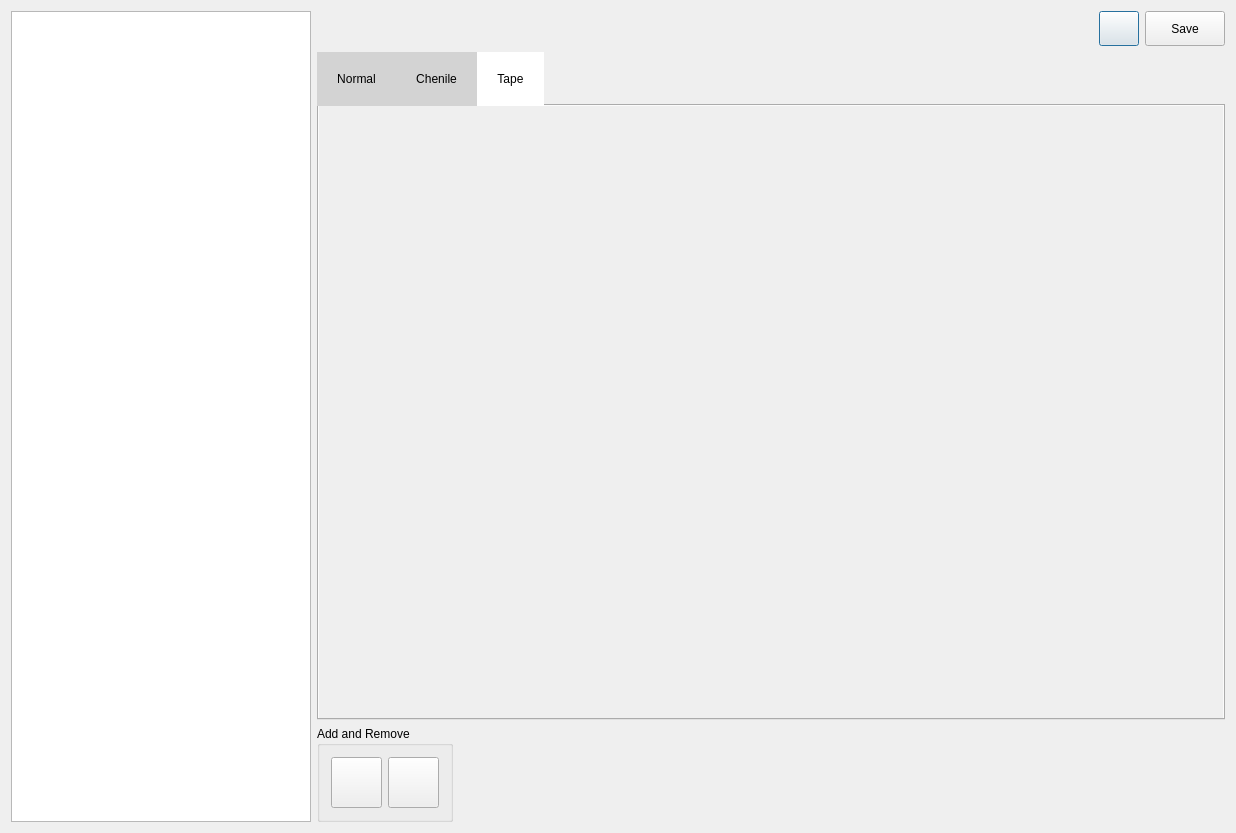
<?xml version="1.0" encoding="UTF-8"?>
<ui version="4.0">
 <class>CCTableDialog</class>
 <widget class="QDialog" name="CCTableDialog">
  <property name="geometry">
   <rect>
    <x>0</x>
    <y>0</y>
    <width>1236</width>
    <height>833</height>
   </rect>
  </property>
  <property name="windowTitle">
   <string>CCTableDialog</string>
  </property>
  <property name="windowIcon">
   <iconset>
    <normaloff>Resources/cctable.png</normaloff>Resources/cctable.png</iconset>
  </property>
  <layout class="QGridLayout" name="gridLayout">
   <item row="0" column="0">
    <widget class="CCTableView" name="tWCCTableView">
     <property name="minimumSize">
      <size>
       <width>300</width>
       <height>0</height>
      </size>
     </property>
     <property name="maximumSize">
      <size>
       <width>300</width>
       <height>16777215</height>
      </size>
     </property>
    </widget>
   </item>
   <item row="0" column="1">
    <layout class="QGridLayout" name="gridLayout_10">
     <item row="0" column="0">
      <layout class="QGridLayout" name="gridLayout_9">
       <item row="0" column="0">
        <spacer name="horizontalSpacer_3">
         <property name="orientation">
          <enum>Qt::Horizontal</enum>
         </property>
         <property name="sizeHint" stdset="0">
          <size>
           <width>438</width>
           <height>20</height>
          </size>
         </property>
        </spacer>
       </item>
       <item row="0" column="1">
        <widget class="QPushButton" name="pBInit">
         <property name="minimumSize">
          <size>
           <width>35</width>
           <height>35</height>
          </size>
         </property>
         <property name="toolTip">
          <string>Initialize cc dialog</string>
         </property>
         <property name="text">
          <string/>
         </property>
         <property name="icon">
          <iconset resource="MyEditorEBD.qrc">
           <normaloff>:/MyEditorEBD/Resources/btn_refresh.png</normaloff>:/MyEditorEBD/Resources/btn_refresh.png</iconset>
         </property>
         <property name="iconSize">
          <size>
           <width>32</width>
           <height>32</height>
          </size>
         </property>
        </widget>
       </item>
       <item row="0" column="2">
        <widget class="QPushButton" name="pBSave">
         <property name="minimumSize">
          <size>
           <width>35</width>
           <height>35</height>
          </size>
         </property>
         <property name="text">
          <string>Save</string>
         </property>
        </widget>
       </item>
      </layout>
     </item>
     <item row="1" column="0">
      <widget class="QTabWidget" name="tabWidgets">
       <property name="cursor">
        <cursorShape>ArrowCursor</cursorShape>
       </property>
       <property name="styleSheet">
        <string notr="true">/* Style the tab using the tab sub-control. Note that
    it reads QTabBar _not_ QTabWidget */
QTabBar::tab { 
  background: lightgray;
  color: black;
    padding: 20px;
}
QTabBar::tab:selected {
  background: white;
 }</string>
       </property>
       <property name="currentIndex">
        <number>2</number>
       </property>
       <widget class="QWidget" name="tabNormal">
        <attribute name="title">
         <string>Normal</string>
        </attribute>
        <layout class="QGridLayout" name="gridLayout_8">
         <property name="leftMargin">
          <number>0</number>
         </property>
         <property name="topMargin">
          <number>0</number>
         </property>
         <property name="rightMargin">
          <number>0</number>
         </property>
         <property name="bottomMargin">
          <number>0</number>
         </property>
         <item row="0" column="0">
          <widget class="NormalWidget" name="wDNormal" native="true">
           <property name="autoFillBackground">
            <bool>true</bool>
           </property>
          </widget>
         </item>
        </layout>
       </widget>
       <widget class="QWidget" name="tabChenile">
        <attribute name="title">
         <string>Chenile</string>
        </attribute>
        <layout class="QGridLayout" name="gridLayout_5">
         <property name="leftMargin">
          <number>0</number>
         </property>
         <property name="topMargin">
          <number>0</number>
         </property>
         <property name="rightMargin">
          <number>0</number>
         </property>
         <property name="bottomMargin">
          <number>0</number>
         </property>
         <item row="0" column="0">
          <widget class="ChenileWidget" name="wDChenile" native="true">
           <property name="autoFillBackground">
            <bool>true</bool>
           </property>
          </widget>
         </item>
        </layout>
       </widget>
       <widget class="QWidget" name="tabTape">
        <attribute name="title">
         <string>Tape</string>
        </attribute>
        <layout class="QGridLayout" name="gridLayout_6">
         <property name="leftMargin">
          <number>0</number>
         </property>
         <property name="topMargin">
          <number>0</number>
         </property>
         <property name="rightMargin">
          <number>0</number>
         </property>
         <property name="bottomMargin">
          <number>0</number>
         </property>
         <item row="0" column="0">
          <widget class="TapeWidget" name="wDTape" native="true">
           <property name="autoFillBackground">
            <bool>true</bool>
           </property>
          </widget>
         </item>
        </layout>
       </widget>
      </widget>
     </item>
     <item row="2" column="0">
      <layout class="QGridLayout" name="gridLayout_7">
       <item row="0" column="1">
        <spacer name="horizontalSpacer_2">
         <property name="orientation">
          <enum>Qt::Horizontal</enum>
         </property>
         <property name="sizeHint" stdset="0">
          <size>
           <width>58</width>
           <height>20</height>
          </size>
         </property>
        </spacer>
       </item>
       <item row="0" column="0">
        <widget class="QGroupBox" name="groupBox_3">
         <property name="title">
          <string>Add and Remove</string>
         </property>
         <layout class="QGridLayout" name="gridLayout_3">
          <item row="0" column="0">
           <widget class="QPushButton" name="pBAdd">
            <property name="minimumSize">
             <size>
              <width>51</width>
              <height>51</height>
             </size>
            </property>
            <property name="text">
             <string/>
            </property>
            <property name="icon">
             <iconset resource="MyEditorEBD.qrc">
              <normaloff>:/MyEditorEBD/Resources/btn_needle_add.png</normaloff>:/MyEditorEBD/Resources/btn_needle_add.png</iconset>
            </property>
            <property name="iconSize">
             <size>
              <width>40</width>
              <height>40</height>
             </size>
            </property>
           </widget>
          </item>
          <item row="0" column="1">
           <widget class="QPushButton" name="pBRemove">
            <property name="minimumSize">
             <size>
              <width>51</width>
              <height>51</height>
             </size>
            </property>
            <property name="text">
             <string/>
            </property>
            <property name="icon">
             <iconset resource="MyEditorEBD.qrc">
              <normaloff>:/MyEditorEBD/Resources/btn_needle_del.png</normaloff>:/MyEditorEBD/Resources/btn_needle_del.png</iconset>
            </property>
            <property name="iconSize">
             <size>
              <width>40</width>
              <height>40</height>
             </size>
            </property>
           </widget>
          </item>
         </layout>
        </widget>
       </item>
      </layout>
     </item>
    </layout>
   </item>
  </layout>
 </widget>
 <layoutdefault spacing="6" margin="11"/>
 <customwidgets>
  <customwidget>
   <class>NormalWidget</class>
   <extends>QWidget</extends>
   <header>NormalWidget.h</header>
   <container>1</container>
  </customwidget>
  <customwidget>
   <class>ChenileWidget</class>
   <extends>QWidget</extends>
   <header>ChenileWidget.h</header>
   <container>1</container>
  </customwidget>
  <customwidget>
   <class>TapeWidget</class>
   <extends>QWidget</extends>
   <header>TapeWidget.h</header>
   <container>1</container>
  </customwidget>
  <customwidget>
   <class>CCTableView</class>
   <extends>QTableView</extends>
   <header>CCTableView.h</header>
  </customwidget>
 </customwidgets>
 <resources>
  <include location="MyEditorEBD.qrc"/>
 </resources>
 <connections/>
</ui>
